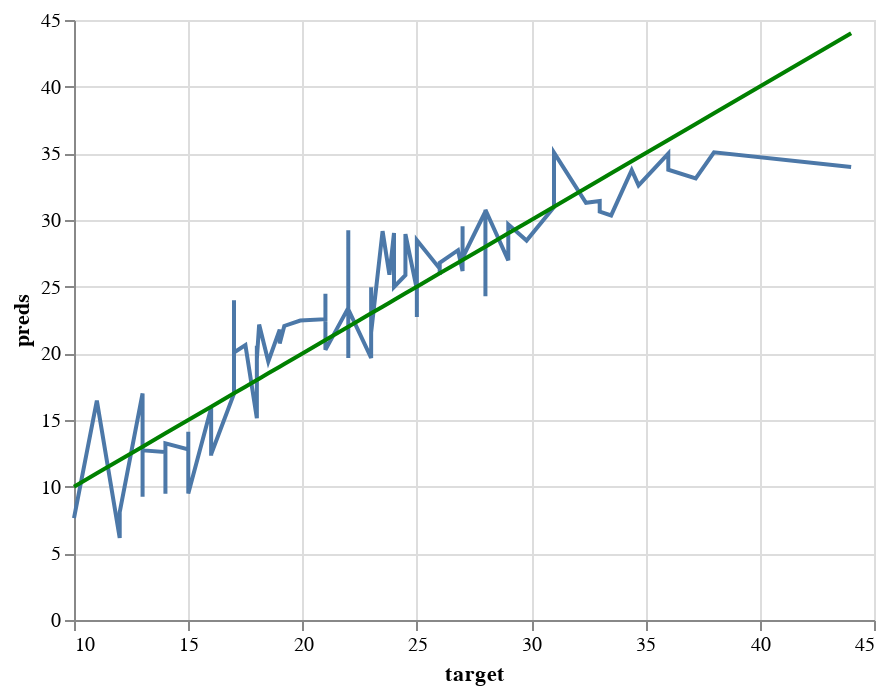

The notebook cell saved with this chart:
### Code cell
# Solution
perfect_test = alt.Chart(pd.DataFrame({'target': y_test, 'preds': y_test})).mark_line(color='green').encode(
    x='target',
    y='preds'
)

pred_chart_test = alt.Chart(pd.DataFrame({'target': y_test, 'preds': y_test_preds_2})).mark_line().encode(
    x='target',
    y='preds'
  )

pred_chart_test + perfect_test

### Figure 1 — Vega-Lite specification as saved in the notebook (floating-point values rounded to 4 significant figures)
{"config": {"view": {"continuousWidth": 400, "continuousHeight": 300}}, "layer": [{"data": {"name": "data-f9c59376d3ff6e2fe629a3b5cd0f0b71"}, "mark": "line", "encoding": {"x": {"field": "target", "type": "quantitative"}, "y": {"field": "preds", "type": "quantitative"}}}, {"data": {"name": "data-01cbfc20fcc4c39e7c1ec79cb2f345ff"}, "mark": {"type": "line", "color": "green"}, "encoding": {"x": {"field": "target", "type": "quantitative"}, "y": {"field": "preds", "type": "quantitative"}}}], "$schema": "https://vega.github.io/schema/vega-lite/v4.17.0.json", "datasets": {"data-f9c59376d3ff6e2fe629a3b5cd0f0b71": [{"target": 33.0, "preds": 31.43}, {"target": 28.0, "preds": 30.64}, {"target": 19.0, "preds": 21.78}, {"target": 13.0, "preds": 16.99}, {"target": 14.0, "preds": 12.59}, {"target": 27.0, "preds": 26.18}, {"target": 24.0, "preds": 29.02}, {"target": 13.0, "preds": 9.238}, {"target": 17.0, "preds": 16.98}, {"target": 21.0, "preds": 22.56}, {"target": 15.0, "preds": 12.8}, {"target": 38.0, "preds": 35.08}, {"target": 26.0, "preds": 26.35}, {"target": 15.0, "preds": 14.11}, {"target": 25.0, "preds": 24.8}, {"target": 12.0, "preds": 6.158}, {"target": 31.0, "preds": 30.97}, {"target": 17.0, "preds": 23.97}, {"target": 16.0, "preds": 15.9}, {"target": 31.0, "preds": 35.05}, {"target": 22.0, "preds": 23.41}, {"target": 22.0, "preds": 19.64}, {"target": 22.0, "preds": 29.22}, {"target": 33.5, "preds": 30.34}, {"target": 18.0, "preds": 15.13}, {"target": 44.0, "preds": 33.97}, {"target": 26.0, "preds": 25.87}, {"target": 24.5, "preds": 25.87}, {"target": 18.1, "preds": 22.16}, {"target": 12.0, "preds": 8.087}, {"target": 27.0, "preds": 29.53}, {"target": 36.0, "preds": 34.98}, {"target": 23.0, "preds": 19.66}, {"target": 24.0, "preds": 24.98}, {"target": 37.2, "preds": 33.12}, {"target": 16.0, "preds": 12.31}, {"target": 21.0, "preds": 24.47}, {"target": 19.2, "preds": 22.05}, {"target": 16.0, "preds": 12.43}, {"target": 29.0, "preds": 26.98}, {"target": 26.8, "preds": 27.73}, {"target": 27.0, "preds": 27.17}, {"target": 18.0, "preds": 20.57}, {"target": 10.0, "preds": 7.648}, {"target": 23.0, "preds": 23.44}, {"target": 36.0, "preds": 33.77}, {"target": 26.0, "preds": 26.79}, {"target": 25.0, "preds": 24.73}, {"target": 25.0, "preds": 22.73}, {"target": 25.0, "preds": 27.75}, {"target": 22.0, "preds": 23.3}, {"target": 34.1, "preds": 32.62}, {"target": 32.4, "preds": 31.29}, {"target": 13.0, "preds": 10.55}, {"target": 23.5, "preds": 29.17}, {"target": 14.0, "preds": 9.464}, {"target": 18.5, "preds": 19.39}, {"target": 29.8, "preds": 28.46}, {"target": 28.0, "preds": 24.27}, {"target": 19.0, "preds": 20.74}, {"target": 11.0, "preds": 16.45}, {"target": 33.0, "preds": 30.63}, {"target": 23.0, "preds": 24.95}, {"target": 21.0, "preds": 20.26}, {"target": 23.0, "preds": 21.56}, {"target": 25.0, "preds": 24.52}, {"target": 23.8, "preds": 25.89}, {"target": 34.4, "preds": 33.74}, {"target": 24.5, "preds": 28.94}, {"target": 13.0, "preds": 12.73}, {"target": 34.7, "preds": 32.6}, {"target": 14.0, "preds": 13.26}, {"target": 15.0, "preds": 9.492}, {"target": 18.0, "preds": 19.58}, {"target": 25.0, "preds": 28.48}, {"target": 19.9, "preds": 22.46}, {"target": 17.5, "preds": 20.62}, {"target": 28.0, "preds": 30.77}, {"target": 29.0, "preds": 29.67}, {"target": 17.0, "preds": 20.06}], "data-01cbfc20fcc4c39e7c1ec79cb2f345ff": [{"target": 33.0, "preds": 33.0}, {"target": 28.0, "preds": 28.0}, {"target": 19.0, "preds": 19.0}, {"target": 13.0, "preds": 13.0}, {"target": 14.0, "preds": 14.0}, {"target": 27.0, "preds": 27.0}, {"target": 24.0, "preds": 24.0}, {"target": 13.0, "preds": 13.0}, {"target": 17.0, "preds": 17.0}, {"target": 21.0, "preds": 21.0}, {"target": 15.0, "preds": 15.0}, {"target": 38.0, "preds": 38.0}, {"target": 26.0, "preds": 26.0}, {"target": 15.0, "preds": 15.0}, {"target": 25.0, "preds": 25.0}, {"target": 12.0, "preds": 12.0}, {"target": 31.0, "preds": 31.0}, {"target": 17.0, "preds": 17.0}, {"target": 16.0, "preds": 16.0}, {"target": 31.0, "preds": 31.0}, {"target": 22.0, "preds": 22.0}, {"target": 22.0, "preds": 22.0}, {"target": 22.0, "preds": 22.0}, {"target": 33.5, "preds": 33.5}, {"target": 18.0, "preds": 18.0}, {"target": 44.0, "preds": 44.0}, {"target": 26.0, "preds": 26.0}, {"target": 24.5, "preds": 24.5}, {"target": 18.1, "preds": 18.1}, {"target": 12.0, "preds": 12.0}, {"target": 27.0, "preds": 27.0}, {"target": 36.0, "preds": 36.0}, {"target": 23.0, "preds": 23.0}, {"target": 24.0, "preds": 24.0}, {"target": 37.2, "preds": 37.2}, {"target": 16.0, "preds": 16.0}, {"target": 21.0, "preds": 21.0}, {"target": 19.2, "preds": 19.2}, {"target": 16.0, "preds": 16.0}, {"target": 29.0, "preds": 29.0}, {"target": 26.8, "preds": 26.8}, {"target": 27.0, "preds": 27.0}, {"target": 18.0, "preds": 18.0}, {"target": 10.0, "preds": 10.0}, {"target": 23.0, "preds": 23.0}, {"target": 36.0, "preds": 36.0}, {"target": 26.0, "preds": 26.0}, {"target": 25.0, "preds": 25.0}, {"target": 25.0, "preds": 25.0}, {"target": 25.0, "preds": 25.0}, {"target": 22.0, "preds": 22.0}, {"target": 34.1, "preds": 34.1}, {"target": 32.4, "preds": 32.4}, {"target": 13.0, "preds": 13.0}, {"target": 23.5, "preds": 23.5}, {"target": 14.0, "preds": 14.0}, {"target": 18.5, "preds": 18.5}, {"target": 29.8, "preds": 29.8}, {"target": 28.0, "preds": 28.0}, {"target": 19.0, "preds": 19.0}, {"target": 11.0, "preds": 11.0}, {"target": 33.0, "preds": 33.0}, {"target": 23.0, "preds": 23.0}, {"target": 21.0, "preds": 21.0}, {"target": 23.0, "preds": 23.0}, {"target": 25.0, "preds": 25.0}, {"target": 23.8, "preds": 23.8}, {"target": 34.4, "preds": 34.4}, {"target": 24.5, "preds": 24.5}, {"target": 13.0, "preds": 13.0}, {"target": 34.7, "preds": 34.7}, {"target": 14.0, "preds": 14.0}, {"target": 15.0, "preds": 15.0}, {"target": 18.0, "preds": 18.0}, {"target": 25.0, "preds": 25.0}, {"target": 19.9, "preds": 19.9}, {"target": 17.5, "preds": 17.5}, {"target": 28.0, "preds": 28.0}, {"target": 29.0, "preds": 29.0}, {"target": 17.0, "preds": 17.0}]}}
